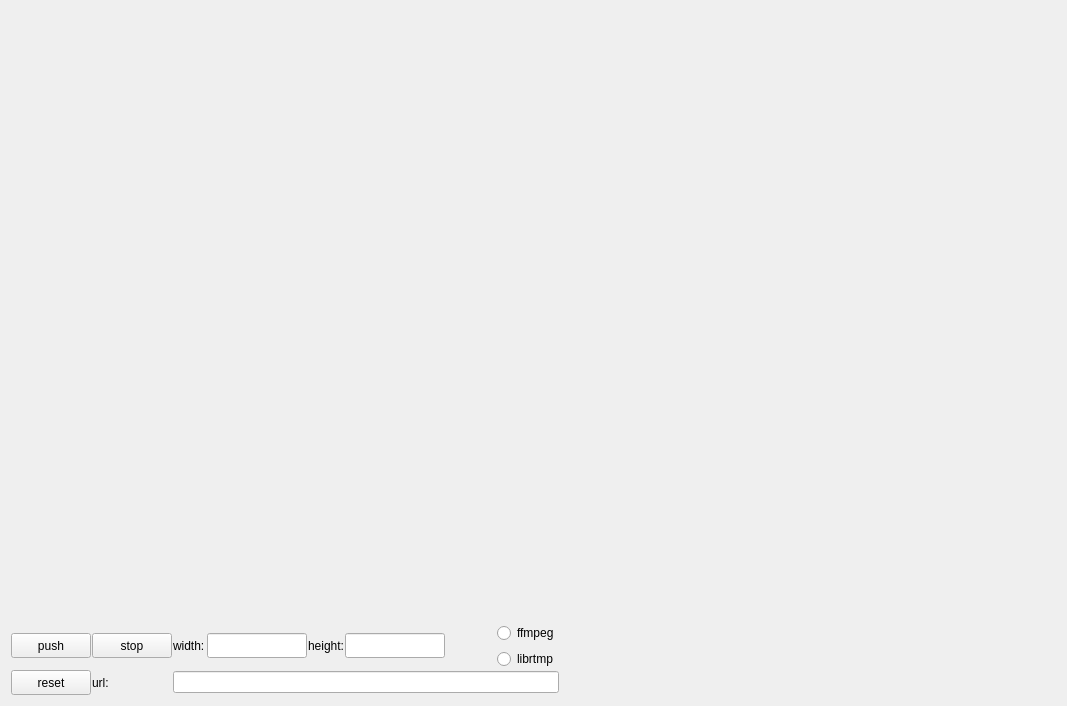
<?xml version="1.0" encoding="UTF-8"?>
<ui version="4.0">
 <class>PreviewWidget</class>
 <widget class="QWidget" name="PreviewWidget">
  <property name="geometry">
   <rect>
    <x>0</x>
    <y>0</y>
    <width>1067</width>
    <height>706</height>
   </rect>
  </property>
  <property name="windowTitle">
   <string>PreviewWidget</string>
  </property>
  <layout class="QVBoxLayout" name="verticalLayout">
   <item>
    <widget class="CaptureWidget" name="el_wid_show" native="true"/>
   </item>
   <item>
    <layout class="QGridLayout" name="grid_central">
     <property name="spacing">
      <number>1</number>
     </property>
     <item row="2" column="1">
      <widget class="QLabel" name="lb_url">
       <property name="text">
        <string>url:</string>
       </property>
      </widget>
     </item>
     <item row="2" column="0">
      <widget class="QPushButton" name="pb_reset">
       <property name="minimumSize">
        <size>
         <width>80</width>
         <height>25</height>
        </size>
       </property>
       <property name="maximumSize">
        <size>
         <width>80</width>
         <height>25</height>
        </size>
       </property>
       <property name="text">
        <string>reset</string>
       </property>
      </widget>
     </item>
     <item row="1" column="8">
      <layout class="QVBoxLayout" name="verticalLayout_4">
       <item>
        <widget class="QRadioButton" name="rb_ffmpeg">
         <property name="text">
          <string>ffmpeg</string>
         </property>
        </widget>
       </item>
       <item>
        <widget class="QRadioButton" name="rb_librtmp">
         <property name="text">
          <string>librtmp</string>
         </property>
        </widget>
       </item>
      </layout>
     </item>
     <item row="1" column="6">
      <widget class="QLineEdit" name="le_height">
       <property name="minimumSize">
        <size>
         <width>100</width>
         <height>25</height>
        </size>
       </property>
       <property name="maximumSize">
        <size>
         <width>100</width>
         <height>25</height>
        </size>
       </property>
      </widget>
     </item>
     <item row="1" column="4">
      <widget class="QLineEdit" name="le_width">
       <property name="minimumSize">
        <size>
         <width>100</width>
         <height>25</height>
        </size>
       </property>
       <property name="maximumSize">
        <size>
         <width>100</width>
         <height>25</height>
        </size>
       </property>
      </widget>
     </item>
     <item row="1" column="1">
      <widget class="QPushButton" name="pb_stop">
       <property name="minimumSize">
        <size>
         <width>80</width>
         <height>25</height>
        </size>
       </property>
       <property name="maximumSize">
        <size>
         <width>80</width>
         <height>25</height>
        </size>
       </property>
       <property name="text">
        <string>stop</string>
       </property>
      </widget>
     </item>
     <item row="1" column="9">
      <spacer name="horizontalSpacer">
       <property name="orientation">
        <enum>Qt::Horizontal</enum>
       </property>
       <property name="sizeHint" stdset="0">
        <size>
         <width>40</width>
         <height>20</height>
        </size>
       </property>
      </spacer>
     </item>
     <item row="1" column="0">
      <widget class="QPushButton" name="pb_push">
       <property name="minimumSize">
        <size>
         <width>80</width>
         <height>25</height>
        </size>
       </property>
       <property name="maximumSize">
        <size>
         <width>80</width>
         <height>25</height>
        </size>
       </property>
       <property name="text">
        <string>push</string>
       </property>
      </widget>
     </item>
     <item row="1" column="5">
      <widget class="QLabel" name="lb_height">
       <property name="text">
        <string>height:</string>
       </property>
      </widget>
     </item>
     <item row="1" column="2">
      <widget class="QLabel" name="lb_width">
       <property name="text">
        <string>width:</string>
       </property>
      </widget>
     </item>
     <item row="2" column="2" colspan="7">
      <widget class="QLineEdit" name="le_url"/>
     </item>
     <item row="1" column="7">
      <widget class="QLabel" name="label">
       <property name="minimumSize">
        <size>
         <width>50</width>
         <height>25</height>
        </size>
       </property>
       <property name="text">
        <string/>
       </property>
      </widget>
     </item>
    </layout>
   </item>
  </layout>
 </widget>
 <layoutdefault spacing="6" margin="11"/>
 <customwidgets>
  <customwidget>
   <class>CaptureWidget</class>
   <extends>QWidget</extends>
   <header>capture_widget.h</header>
   <container>1</container>
  </customwidget>
 </customwidgets>
 <resources/>
 <connections/>
</ui>
